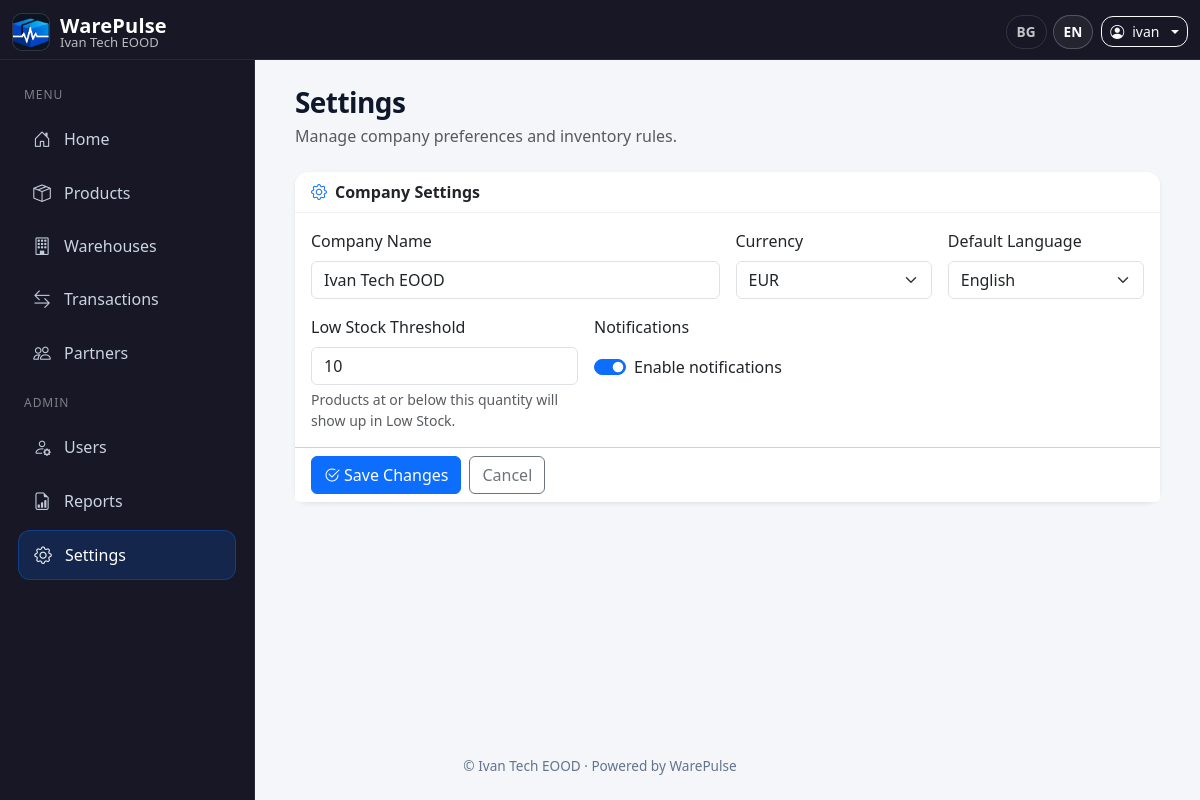
The page /settings/ (signed in) on the database its author committed.
### inventory/models.py (models this page shows, shortened)
class AppConfig(db.Model):
    __tablename__ = "app_config"
    id = db.Column(db.Integer, primary_key=True)
    owner_id = db.Column(db.Integer, db.ForeignKey("user.id"), nullable=False, unique=True)
    company_name = db.Column(db.String(120), default="My Company")
    logo_path = db.Column(db.String(200))
    notifications_enabled = db.Column(db.Boolean, default=True)
    low_stock_threshold = db.Column(db.Integer, default=5)
    default_language = db.Column(db.String(10), default="en")
    currency = db.Column(db.String(10), default="EUR")

class User(db.Model, UserMixin):
    __tablename__ = "user"
    id = db.Column(db.Integer, primary_key=True)
    username = db.Column(db.String(150), nullable=False, unique=True)
    email = db.Column(db.String(150), nullable=False, unique=True)
    password = db.Column(db.String(200), nullable=False)
    role = db.Column(db.String(50), nullable=False, default="User")
    created_by_id = db.Column(db.Integer, db.ForeignKey("user.id"), nullable=True)
    login_count = db.Column(db.Integer, default=0, nullable=False)
    last_login_ip = db.Column(db.String(64), nullable=True)
    last_login_country = db.Column(db.String(100), nullable=True)
    last_login_at = db.Column(db.DateTime, nullable=True)
    last_login_user_agent = db.Column(db.String(255), nullable=True)
    force_password_change = db.Column(db.Boolean, default=False, nullable=False)
    password_changed_at = db.Column(db.DateTime, nullable=True)
    company_name = db.Column(db.String(150), nullable=True)
    created_by = db.relationship("User", remote_side=[id], backref="created_users")
    transactions = db.relationship("Transaction", back_populates="user")
    login_events = db.relationship(
        "LoginEvent",
        back_populates="user",
        cascade="all, delete-orphan",
        order_by="desc(LoginEvent.logged_in_at)",
    )

### inventory/routes/settings.py (the view, shortened to what this page needs)
@bp.route("/", methods=["GET", "POST"])
@login_required
def settings():
    if not has_permission(current_user, "settings:manage"):
        flash(_("Access denied"), "danger")
        return redirect(url_for("main.index"))
    owner_id = _get_owner_id()
    if owner_id is None:
        flash(_("Owner context required."), "warning")
        return redirect(url_for("main.index"))
    config = _get_or_create_config(owner_id)
    return render_template("settings.html", config=config)

### inventory/utils/permissions.py (called while the page is built)
def _norm_role(role: str | None) -> str:
    if not role:
        return ""
    r = " ".join(role.strip().split())
    compact = r.replace(" ", "")
    if compact == "Admin/Owner":
        return ROLE_ADMIN_OWNER
    return r

def has_permission(user, permission: str) -> bool:
    role = _norm_role(getattr(user, "role", None))
    allowed = ROLE_PERMISSIONS.get(role, set())
    return permission in allowed

### inventory/utils/translations.py (called while the page is built)
def load_translations(lang, app):
    path = os.path.join('translations', f'{lang}.json')
    if not os.path.exists(path):
        path = os.path.join('translations', f"{app.config['DEFAULT_LANG']}.json")
    with open(path, 'r', encoding='utf-8') as f:
        return json.load(f)

def set_language(app):
    lang = request.args.get('lang')
    if lang and lang in app.config['LANGUAGES']:
        session['lang'] = lang
    elif 'lang' not in session:
        session['lang'] = app.config['DEFAULT_LANG']
    g.lang = session['lang']
    g.translations = load_translations(g.lang, app)

def _(key):
    try:
        return g.translations.get(key, key)
    except Exception:
        return key

### inventory/templates/settings.html (shortened to what this page needs)
{% extends "base.html" %}
{% block content %}
<div class="container-fluid">
  <div class="mb-4">
    <h3 class="fw-bold mb-0">{{ _('Settings') }}</h3>
    <div class="text-muted mt-1">{{ _('Manage company preferences and inventory rules.') }}</div>
  </div>
  <form method="POST" class="card shadow-sm border-0">
    <div class="card-header bg-white fw-semibold d-flex align-items-center">
      <i class="bi bi-gear me-2 text-primary"></i>{{ _('Company Settings') }}
    </div>
    <div class="card-body">
      <div class="row g-3">
        <div class="col-md-6">
          <label class="form-label">{{ _('Company Name') }}</label>
          <input type="text" name="company_name" class="form-control" value="{{ config.company_name }}" required>
        </div>
        <div class="col-md-3">
          <label class="form-label">{{ _('Currency') }}</label>
          <select name="currency" class="form-select">
            <option value="EUR" {% if config.currency == 'EUR' %}selected{% endif %}>EUR</option>
          </select>
        </div>
        <div class="col-md-3">
          <label class="form-label">{{ _('Default Language') }}</label>
          <select name="default_language" class="form-select">
            <option value="en" {% if config.default_language == 'en' %}selected{% endif %}>English</option>
          </select>
        </div>
        <div class="col-md-4">
          <label class="form-label">{{ _('Low Stock Threshold') }}</label>
          <input type="number" min="0" name="low_stock_threshold" class="form-control"
                 value="{{ config.low_stock_threshold if config.low_stock_threshold is not none else 5 }}">
          <div class="form-text">
            {{ _('Products at or below this quantity will show up in Low Stock.') }}
          </div>
        </div>
        <div class="col-md-4">
          <label class="form-label">{{ _('Notifications') }}</label>
          <div class="form-check form-switch mt-2">
            <input class="form-check-input" type="checkbox" role="switch"
                   name="notifications_enabled" id="notifSwitch"
                   {% if config.notifications_enabled %}checked{% endif %}>
            <label class="form-check-label" for="notifSwitch">
              {{ _('Enable notifications') }}
            </label>
          </div>
        </div>
      </div>
    </div>
    <div class="card-footer bg-white d-flex gap-2">
      <button class="btn btn-primary">
        <i class="bi bi-check2-circle me-1"></i>{{ _('Save Changes') }}
      </button>
      <a href="{{ url_for('main.index') }}" class="btn btn-outline-secondary">
        {{ _('Cancel') }}
      </a>
    </div>
  </form>
</div>
{% endblock %}

### inventory/templates/base.html (shortened to what this page needs)
<!DOCTYPE html>
<html lang="{{ g.lang or 'en' }}">
<head>
  <link href="https://cdn.jsdelivr.net/npm/bootstrap@5.3.2/dist/css/bootstrap.min.css" rel="stylesheet" />
  <link href="https://cdn.jsdelivr.net/npm/bootstrap-icons@1.11.3/font/bootstrap-icons.css" rel="stylesheet" />
</head>
<body>
<nav class="navbar navbar-dark topbar fixed-top">
  <div class="container-fluid">
    <a class="navbar-brand brand"
       href="{% if current_user.is_authenticated %}
                {% if current_user.role == 'Developer' %}
                  {{ url_for('users.developer_dashboard') }}
                {% else %}
                  {{ url_for('main.index') }}
                {% endif %}
              {% else %}
                {{ url_for('main.landing') }}
              {% endif %}">
      <img src="{{ url_for('static', filename='warepulse-logo.png') }}" alt="WarePulse Logo" />
      <div class="d-flex flex-column">
        <span class="name">WarePulse</span>
        <span class="company">{{ g.app_config.company_name if g.app_config else '' }}</span>
      </div>
    </a>
    <div class="ms-auto d-flex align-items-center gap-2 top-actions">
      <div class="lang-pill d-none d-sm-flex align-items-center">
        <a href="?lang=bg" class="{% if g.lang=='bg' %}active{% endif %}">BG</a>
        <a href="?lang=en" class="{% if g.lang=='en' %}active{% endif %}">EN</a>
      </div>
      {% if current_user.is_authenticated %}
        <div class="dropdown">
          <a class="btn btn-outline-light btn-sm dropdown-toggle d-flex align-items-center gap-2"
             href="#" id="userDropdown" data-bs-toggle="dropdown" aria-expanded="false">
            <i class="bi bi-person-circle"></i>
            <span class="d-none d-sm-inline">{{ current_user.username }}</span>
          </a>
        </div>
      {% else %}
        <a class="btn btn-outline-light btn-sm" href="{{ url_for('auth.login') }}">{{ _('Login') }}</a>
        <a class="btn btn-primary btn-sm" href="{{ url_for('auth.register_admin') }}">{{ _('Register') }}</a>
      {% endif %}
    </div>
  </div>
</nav>
{% if current_user.is_authenticated and current_user.role != 'Developer' %}
  <aside id="sidebar" class="sidebar">
    <div class="nav-group-label">{{ _('Menu') }}</div>
    <a href="{{ url_for('main.index') }}"
       class="side-link {% if request.endpoint == 'main.index' %}active{% endif %}">
      <i class="bi bi-house-door"></i> {{ _('Home') }}
    </a>
    <a href="{{ url_for('products.products') }}"
       class="side-link {% if request.endpoint and request.endpoint.startswith('products.') %}active{% endif %}">
      <i class="bi bi-box-seam"></i> {{ _('Products') }}
    </a>
    <a href="{{ url_for('warehouses.warehouses') }}"
       class="side-link {% if request.endpoint and request.endpoint.startswith('warehouses.') %}active{% endif %}">
      <i class="bi bi-building"></i> {{ _('Warehouses') }}
    </a>
    <a href="{{ url_for('transactions.transactions') }}"
       class="side-link {% if request.endpoint and request.endpoint.startswith('transactions.') %}active{% endif %}">
      <i class="bi bi-arrow-left-right"></i> {{ _('Transactions') }}
    </a>
    <a href="{{ url_for('partners.partners') }}"
       class="side-link {% if request.endpoint and request.endpoint.startswith('partners.') %}active{% endif %}">
      <i class="bi bi-people"></i> {{ _('Partners') }}
    </a>
    {% if current_user.role == 'Admin / Owner' %}
      <div class="nav-group-label">{{ _('Admin') }}</div>
      <a href="{{ url_for('users.users') }}"
         class="side-link {% if request.endpoint and request.endpoint.startswith('users.') %}active{% endif %}">
        <i class="bi bi-person-gear"></i> {{ _('Users') }}
      </a>
      <a href="{{ url_for('reports.reports_home') }}"
         class="side-link {% if request.endpoint and request.endpoint.startswith('reports.') %}active{% endif %}">
        <i class="bi bi-file-earmark-bar-graph"></i> {{ _('Reports') }}
      </a>
      <a href="{{ url_for('settings.settings') }}"
         class="side-link {% if request.endpoint and request.endpoint.startswith('settings.') %}active{% endif %}">
        <i class="bi bi-gear"></i> {{ _('Settings') }}
      </a>
    {% endif %}
  </aside>
{% endif %}
<div class="content-wrap">
  <main class="main-content">
    {% block content %}{% endblock %}
  </main>
  <footer class="footer text-center">
    <div class="container">
      {% set company = g.app_config.company_name if g.app_config else '' %}
      © {{ company }} · Powered by WarePulse
    </div>
  </footer>
</div>
</body>
</html>

### inventory/templates/base.html (style rules this page uses)
:root { --sidebar-width: 255px; --bg: #f4f6f9; --surface: #ffffff; --topbar: #171725; --sidebar: #171725; --sidebar-border: rgba(255,255,255,0.08); --text: #0f172a; --muted: #64748b; --link: #cbd5e1; --link-hover: #ffffff; --link-active-bg: rgba(13, 110, 253, 0.18); --primary: #0d6efd; --shadow: 0 0.35rem 1.2rem rgba(15, 23, 42, 0.08); --radius: 14px; }
body { background: var(--bg); color: var(--text); font-family: system-ui, -apple-system, "Segoe UI", Roboto, "Helvetica Neue", Arial, "Noto Sans", "Apple Color Emoji","Segoe UI Emoji"; margin: 0; }
.topbar { background: var(--topbar); border-bottom: 1px solid rgba(255,255,255,0.08); height: 60px; }
.brand { text-decoration: none; display: flex; align-items: center; gap: 10px; min-width: 220px; }
.brand img { height: 38px; width: 38px; border-radius: 10px; object-fit: cover; background: rgba(255,255,255,0.06); border: 1px solid rgba(255,255,255,0.08); }
.brand .name { color: #fff; font-weight: 750; letter-spacing: 0.2px; line-height: 1.05; }
.brand .company { color: rgba(255,255,255,0.7); font-size: 0.82rem; line-height: 1.05; }
.top-actions .btn, .top-actions .dropdown-toggle { border-radius: 12px; }
.lang-pill a { color: rgba(255,255,255,0.75); text-decoration: none; font-weight: 600; font-size: 0.85rem; padding: 6px 10px; border-radius: 999px; border: 1px solid rgba(255,255,255,0.12); margin-left: 6px; }
.lang-pill a.active, .lang-pill a:hover { color: #fff; border-color: rgba(255,255,255,0.22); background: rgba(255,255,255,0.06); }
.sidebar { position: fixed; top: 60px; left: 0; width: var(--sidebar-width); height: calc(100% - 60px); background: var(--sidebar); border-right: 1px solid var(--sidebar-border); padding: 14px 10px; overflow-y: auto; z-index: 2000; transform: translateX(0); transition: transform .25s ease; }
.nav-group-label { color: rgba(255,255,255,0.45); font-size: 0.75rem; letter-spacing: .08em; text-transform: uppercase; padding: 12px 14px 6px; }
.side-link { display: flex; align-items: center; gap: 12px; padding: 11px 14px; margin: 5px 8px; border-radius: 12px; text-decoration: none; color: var(--link); transition: background .15s ease, color .15s ease, transform .05s ease; }
.side-link i { font-size: 1.1rem; width: 20px; text-align: center; opacity: 0.95; }
.side-link.active { background: var(--link-active-bg); color: #fff; border: 1px solid rgba(13,110,253,0.35); }
.content-wrap { margin-top: 60px; min-height: calc(100vh - 60px); display: flex; flex-direction: column; }
.main-content { flex: 1; padding: 22px; transition: margin-left .25s ease; }
@media (min-width: 992px) { .main-content { margin-left: var(--sidebar-width); padding: 26px 28px; } }
.card { border: 0; border-radius: var(--radius); box-shadow: var(--shadow); }
.card-header { border-bottom: 1px solid rgba(15,23,42,0.06); border-top-left-radius: var(--radius) !important; border-top-right-radius: var(--radius) !important; }
.footer { color: var(--muted); font-size: 0.85rem; padding: 16px 0 24px; }
h1, h2, h3 { letter-spacing: -0.02em; }

### rows shown on the page
AppConfig: app_config "Ivan Tech EOOD", company_name "Ivan Tech EOOD", currency "EUR", default_language "English", low_stock_threshold "10", notifications_enabled "☑"
User: username "ivan"
